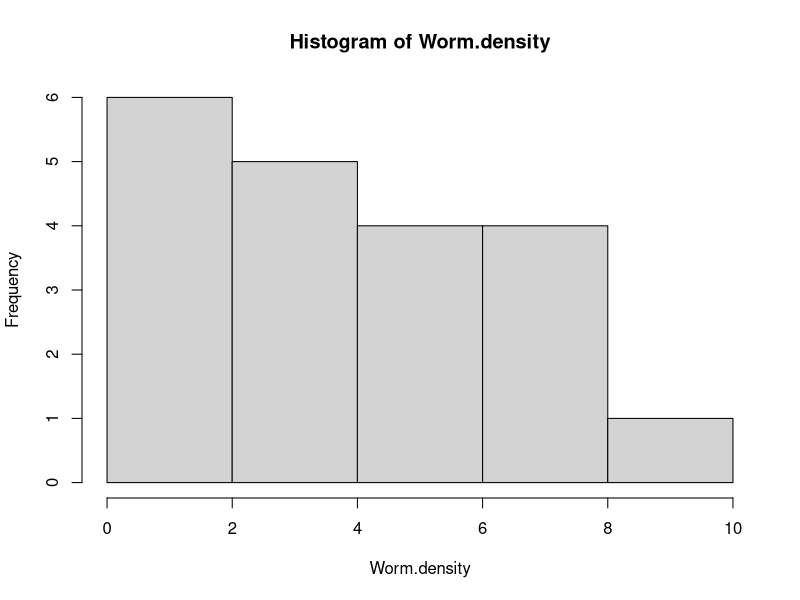
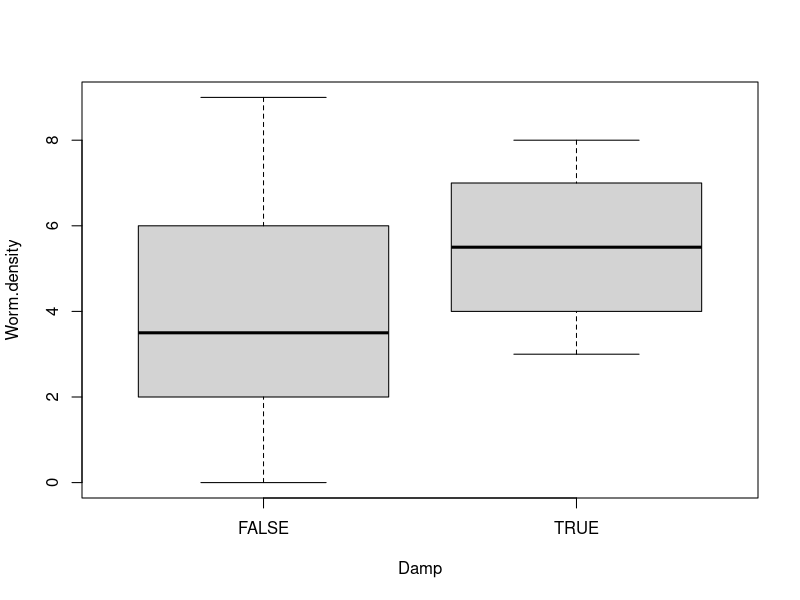
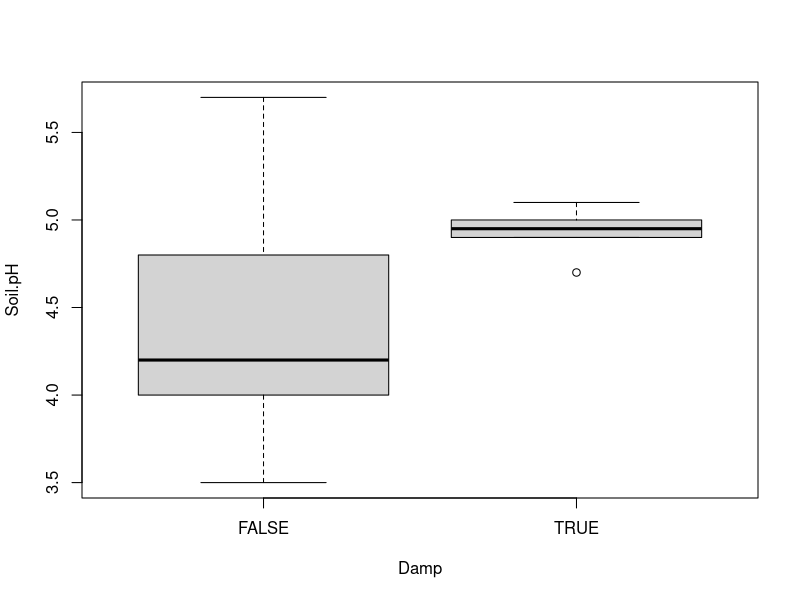

Write the R code that produced these figures, in order.
worm.data = read.csv("worms.csv", header=T, row.names=1)
head(worm.data)
attach(worm.data)
names(worm.data)

#### plots ####
hist(Worm.density)
boxplot(Worm.density ~ Damp)


#### standard error ####
std.error = function(x) {
  (var(x)/length(x))^0.5
}

std.error(Worm.density)

tapply(Worm.density, Damp, std.error)

#### ci ####
ci95 = function(x) {
  se = (var(x)/length(x))^0.5
  tcrit = qt(0.975, length(x)-1)
  tcrit*se
}
mean(Worm.density)
ci95(Worm.density)
tapply(Worm.density, Damp, mean) 
tapply(Worm.density, Damp, ci95)


#### monte carlo ####
MC.t.test = function (Y, X, reps) {
  
  mwd = tapply(Y, X, mean)
  diff = abs(mwd[1]-mwd[2])
  # reps = 999
  rrdiff = rep(0, reps)
  for (i in 1:reps) {
    r.Y = sample(Y, length(Y))
    rmwd = tapply(r.Y, X, mean)
    rdiff = abs(rmwd[1]-rmwd[2])
    rrdiff[i] = rdiff
  }
  cases = reps - length(which(rrdiff < diff))
  p = (cases + 1)/(reps + 1)
  dat.out = data.frame(p, diff)
  row.names(dat.out) = c("output")
  return(dat.out)
}
MC.t.test(Worm.density, Damp, 1000)

t.test(Soil.pH, Damp)
MC.t.test(Soil.pH, Damp, 1000)
MC.t.test(Soil.pH, Damp, 1000)
MC.t.test(Soil.pH, Damp, 1000)
MC.t.test(Soil.pH, Damp, 1000)
MC.t.test(Soil.pH, Damp, 1000)
boxplot(Soil.pH ~ Damp)

#### cohens d ####
cohens_d <- function(aaa, ggg) {
  groups = levels(as.factor(ggg))
  x = aaa[which(ggg== groups[1])]
  y = aaa[which(ggg== groups[2])]
  
  lx <- length(x)- 1
  ly <- length(y)- 1
  md  <- abs(mean(x) - mean(y))        ## mean difference (numerator)
  csd <- lx * var(x) + ly * var(y)
  csd <- csd/(lx + ly)
  csd <- sqrt(csd)                     ## common sd computation
  
  cd  <- md/csd                        ## cohen's d
  return(cd)
}
cohens_d(Worm.density, Damp)
cohens_d(Soil.pH, Damp)
